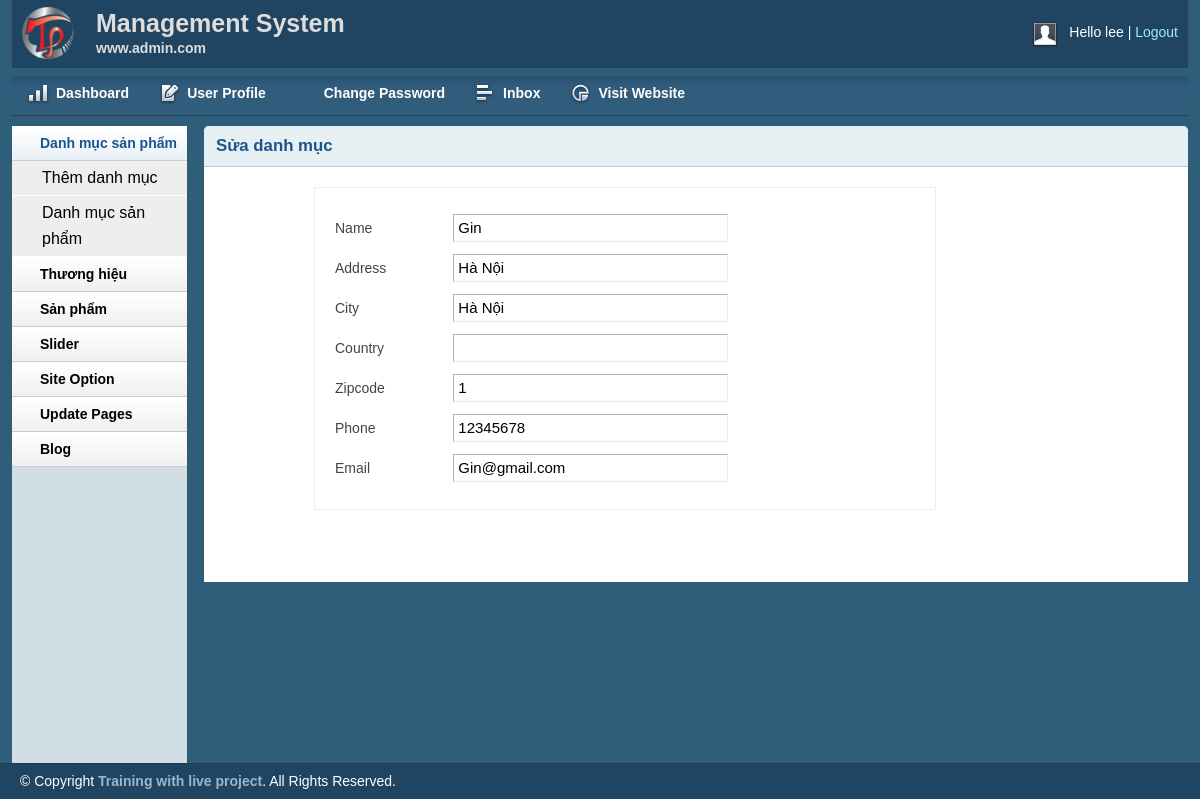
The page /admin/customer.php?customerid=1 (signed in) on the database its author committed.
### tables this page shows
CREATE TABLE `customer` (
  `ID` int(11) NOT NULL,
  `Name` varchar(255) NOT NULL,
  `Address` varchar(255) NOT NULL,
  `City` varchar(50) NOT NULL,
  `Zipcode` varchar(30) NOT NULL,
  `Phone` varchar(30) NOT NULL,
  `Email` varchar(50) NOT NULL,
  `Password` varchar(255) NOT NULL
);

### lib/database.php (called while the page is built, shortened)
<?php
Class Database{
  public $host   = DB_HOST;
  public $user   = DB_USER;
  public $pass   = DB_PASS;
  public $dbname = DB_NAME;
  public $link;
private function connectDB(){
   $this->link = new mysqli($this->host, $this->user, $this->pass,
    $this->dbname);
 }
public function select($query){
  $result = $this->link->query($query) or
   die($this->link->error.__LINE__);
  if($result->num_rows > 0){
    return $result;
  } else {
    return false;
  }
 }
}

### classes/customer.php (called while the page is built, shortened)
<?php
	$filepath = realpath(dirname(__FILE__));
	include_once ($filepath.'/../lib/database.php');
?>
<?php
	 class customer
	{
	 	private $db;
	 	public function __construct(){
	 		$this->db = new Database();
	 	}
	 	public function show_customer($id){
	 		$query = "SELECT * FROM customer where ID = '$id' ";
	 		$result = $this->db->select($query);
	 		return $result;
	 	}
	}

### admin/customer.php (the view, shortened to what this page needs)
<?php include 'inc/header.php'; ?>
<?php include 'inc/sidebar.php'; ?>
<?php
    $filepath = realpath(dirname(__FILE__));
    include_once ($filepath.'/../classes/customer.php');
?>
<?php
    if(!isset($_GET['customerid']) || $_GET['customerid'] == NULL){
        echo "<scrip>window.location = 'inbox.php'</scrip>";
    }
    else{
        $id = $_GET['customerid'];
    }
    $cs = new customer();
?>
        <div class="grid_10">
            <div class="box round first grid">
                <h2>Sửa danh mục</h2>
               <div class="block copyblock">
                <?php
                    $get_customer = $cs->show_customer($id);
                    if($get_customer){
                        while ($result = $get_customer->fetch_assoc()) {
                ?>
                 <form action="" method="POST">
                    <table class="form">
                        <tr>
                            <td>Name</td>
                            <td>
                                <input type="text" readonly="readonly" name="catName" value="<?php echo $result['Name']; ?>" class="medium" />
                            </td>
                        </tr>
                        <tr>
                            <td>Address</td>
                            <td>
                                <input type="text" readonly="readonly" name="catName" value="<?php echo $result['Address']; ?>" class="medium" />
                            </td>
                        </tr>
                        <tr>
                            <td>City</td>
                            <td>
                                <input type="text" readonly="readonly" name="catName" value="<?php echo $result['City']; ?>" class="medium" />
                            </td>
                        </tr>
                        <tr>
                            <td>Country</td>
                            <td>
                                <input type="text" readonly="readonly" name="catName" value="<?php echo $result['Country']; ?>" class="medium" />
                            </td>
                        </tr>
                        <tr>
                            <td>Zipcode</td>
                            <td>
                                <input type="text" readonly="readonly" name="catName" value="<?php echo $result['Zipcode']; ?>" class="medium" />
                            </td>
                        </tr>
                        <tr>
                            <td>Phone</td>
                            <td>
                                <input type="text" readonly="readonly" name="catName" value="<?php echo $result['Phone']; ?>" class="medium" />
                            </td>
                        </tr>
                        <tr>
                            <td>Email</td>
                            <td>
                                <input type="text" readonly="readonly" name="catName" value="<?php echo $result['Email']; ?>" class="medium" />
                            </td>
                        </tr>
                    </table>
                    </form>
                <?php
                        }
                    }
                ?>
                </div>
            </div>
        </div>
<?php include 'inc/footer.php';?>

### admin/css/layout.css (style rules this page uses)
body { background: #fff none repeat scroll 0 0; color: #444; font-size: 14px; padding: 0; }
h1, h2, h3, h4, h5, h6 { line-height:1.2em; margin-bottom:.3em; }
h2 { margin-top:1em; }
.box { background:#fff; margin-bottom:20px; padding:10px 10px 10px 10px; margin-left:-8px; }
.box.grid { padding-bottom:40px; }
.box.round { -moz-border-radius: 5px 5px 0px 0px; -webkit-border-radius: 5px 5px 0px 0px; border-radius: 5px 5px 0px 0px; }
.box h2 { font-size:1.2em; font-weight:bold; color:#1B548D; background:#E6F0F3; margin:-10px -10px 0 -10px; padding:10px 12px; border-bottom:1px solid #B3CBD6; -moz-border-radius: 5px 5px 0px 0px; -webkit-border-radius: 5px 5px 0px 0px; border-radius: 5px 5px 0px 0px; }
.box.first { min-height: 406px; }
.block { padding-top:20px; }
.copyblock { border: 1px solid #e6f0f3; line-height: 32px; margin-left: 100px; margin-top: 20px; padding-left: 20px; width: 600px; }
table.form { width:100%; }
table.form td { padding:4px 0px; }
table.form input, table.form select { font-size: 15px; padding: 4px 4px 5px 4px; border-top: 1px solid #b3b3b3; border-left: 1px solid #b3b3b3; border-right: 1px solid #eaeaea; border-bottom: 1px solid #eaeaea; }
input.medium { width: 55%; }
.block { padding-bottom:1px; }

### rows shown on the page
customer: catName "Gin", catName "Hà Nội", catName "1", catName "12345678", catName "Gin@gmail.com"

### other values the page prints
session::get('adminName') "lee"
